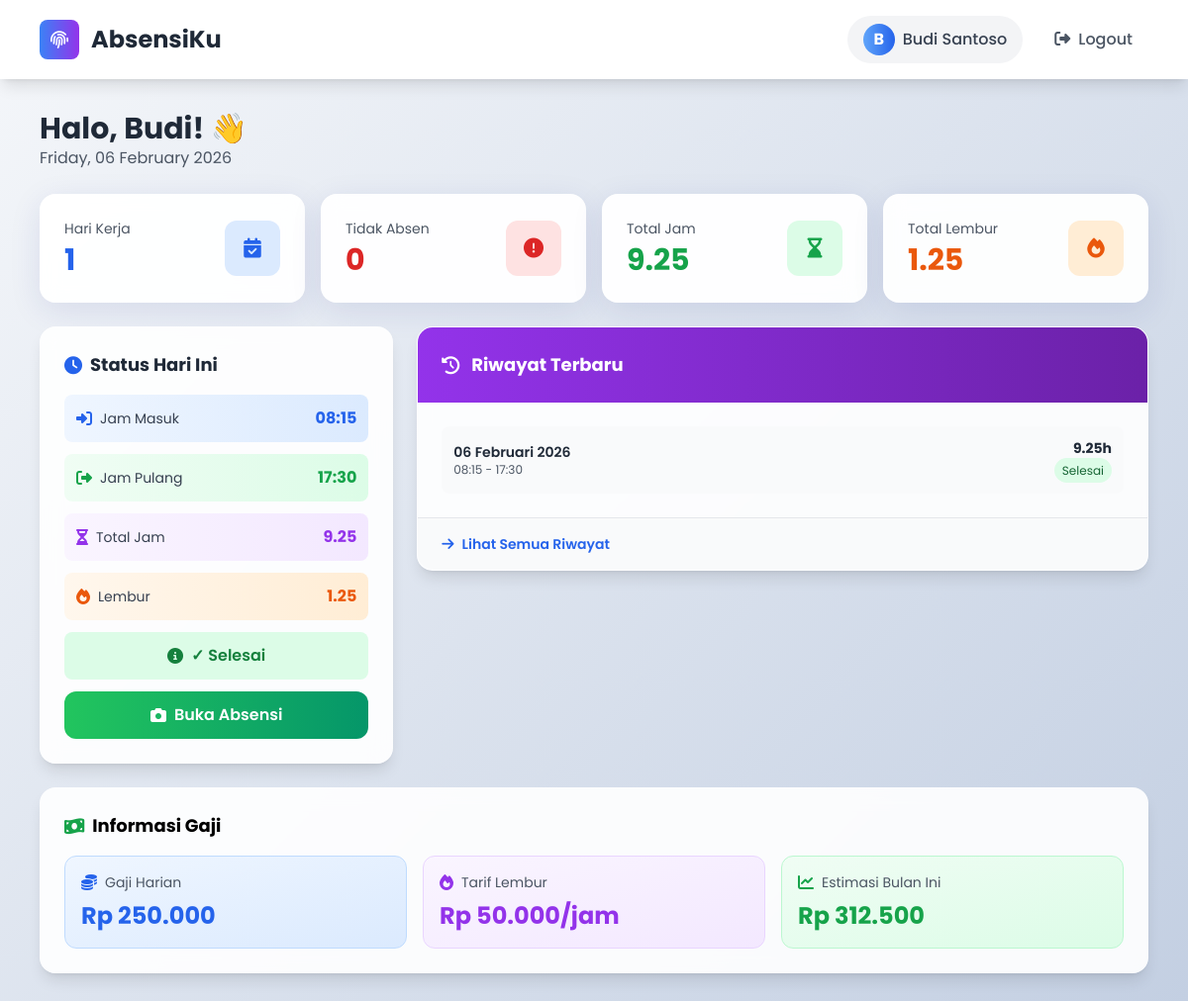
Screenshot of /karyawan/dashboard.php (signed in) with the database file from the repository.
### tables this page shows
CREATE TABLE absensi (
  id INT PRIMARY KEY AUTO_INCREMENT,
  user_id INT NOT NULL,
  tanggal DATE NOT NULL,
  jam_masuk TIME,
  jam_pulang TIME,
  total_jam DECIMAL(5, 2),
  jam_lembur DECIMAL(5, 2) DEFAULT 0,
  selfie_masuk VARCHAR(255),
  selfie_pulang VARCHAR(255),
  lat_masuk DECIMAL(10, 8),
  lng_masuk DECIMAL(11, 8),
  lat_pulang DECIMAL(10, 8),
  lng_pulang DECIMAL(11, 8),
  status ENUM('belum_absen', 'absen_masuk', 'absen_pulang', 'selesai') DEFAULT 'belum_absen',
  created_at TIMESTAMP DEFAULT CURRENT_TIMESTAMP,
  updated_at TIMESTAMP DEFAULT CURRENT_TIMESTAMP ON UPDATE CURRENT_TIMESTAMP,
  FOREIGN KEY (user_id) REFERENCES users(id) ON DELETE CASCADE,
  UNIQUE KEY unique_user_tanggal (user_id, tanggal),
  INDEX idx_tanggal (tanggal),
  INDEX idx_user_id (user_id)
);

### karyawan/dashboard.php (the view, shortened to what the rows shown need)
<?php
require_once __DIR__ . '/../config/database.php';
require_once __DIR__ . '/../config/auth.php';
require_once __DIR__ . '/../config/helper.php';
$user = getCurrentUser();
$user_id = $user['id'];
$today = date('Y-m-d');
$query = "SELECT * FROM absensi WHERE user_id = ? AND tanggal = ?";
$today_attendance = getRow($conn, $query, [$user_id, $today], 'is');
$query = "SELECT * FROM absensi WHERE user_id = ? ORDER BY tanggal DESC LIMIT 10";
$recent_records = getRows($conn, $query, [$user_id], 'i');
?>
<!DOCTYPE html>
<html lang="id">
<head>
    <script src="https://cdn.tailwindcss.com"></script>
    <link rel="stylesheet" href="https://cdnjs.cloudflare.com/ajax/libs/font-awesome/6.4.0/css/all.min.css">
</head>
<body class="bg-gray-50 min-h-screen pb-20 md:pb-0">
    <nav class="bg-white shadow-lg hidden md:block">
        <div class="max-w-6xl mx-auto px-4 py-4 flex justify-between items-center">
            <div class="flex items-center gap-3">
                <h1 class="text-2xl font-bold text-gray-800">AbsensiKu</h1>
            </div>
        </div>
    </nav>
    <div class="max-w-md md:max-w-6xl mx-auto px-4 pt-4 md:pt-8 pb-24 md:pb-8">
        <div class="mb-6">
            <div class="flex items-center justify-between">
                <div>
                    <h1 class="text-2xl md:text-3xl font-bold text-gray-800">Halo, <?php echo explode(' ', $user['nama'])[0]; ?>! 👋</h1>
                </div>
            </div>
        </div>
        <div class="grid grid-cols-1 lg:grid-cols-3 gap-6 mb-6">
            <div class="glass-card rounded-2xl p-6 shadow-lg border border-transparent">
                <div class="space-y-3">
                        <?php if ($today_attendance): ?>
                            <div class="flex items-center justify-between p-3 bg-gradient-to-r from-blue-50 to-blue-100 rounded-lg">
                                <div class="flex items-center gap-2">
                                    <i class="fas fa-sign-in-alt text-blue-600"></i>
                                    <span class="text-gray-700 text-sm">Jam Masuk</span>
                                </div>
                                <span class="font-bold text-blue-600"><?php echo $today_attendance['jam_masuk'] ? date('H:i', strtotime($today_attendance['jam_masuk'])) : '--:--'; ?></span>
                            </div>
                            <div class="flex items-center justify-between p-3 bg-gradient-to-r from-green-50 to-green-100 rounded-lg">
                                <div class="flex items-center gap-2">
                                    <i class="fas fa-sign-out-alt text-green-600"></i>
                                    <span class="text-gray-700 text-sm">Jam Pulang</span>
                                </div>
                                <span class="font-bold text-green-600"><?php echo $today_attendance['jam_pulang'] ? date('H:i', strtotime($today_attendance['jam_pulang'])) : '--:--'; ?></span>
                            </div>
                            <div class="flex items-center justify-between p-3 bg-gradient-to-r from-purple-50 to-purple-100 rounded-lg">
                                <div class="flex items-center gap-2">
                                    <i class="fas fa-hourglass-half text-purple-600"></i>
                                    <span class="text-gray-700 text-sm">Total Jam</span>
                                </div>
                                <span class="font-bold text-purple-600"><?php echo $today_attendance['total_jam'] ?? '-'; ?></span>
                            </div>
                            <div class="flex items-center justify-between p-3 bg-gradient-to-r from-orange-50 to-orange-100 rounded-lg">
                                <div class="flex items-center gap-2">
                                    <i class="fas fa-fire text-orange-600"></i>
                                    <span class="text-gray-700 text-sm">Lembur</span>
                                </div>
                                <span class="font-bold text-orange-600"><?php echo $today_attendance['jam_lembur'] ?? 0; ?></span>
                            </div>
                            <div class="p-3 rounded-lg mt-4 <?php echo match($today_attendance['status']) {
                                'belum_absen' => 'bg-red-100 text-red-700',
                                'absen_masuk' => 'bg-yellow-100 text-yellow-700',
                                'absen_pulang' => 'bg-blue-100 text-blue-700',
                                'selesai' => 'bg-green-100 text-green-700',
                                default => 'bg-gray-100 text-gray-700'
                            }; ?>">
                                <div class="flex items-center justify-center gap-2">
                                    <i class="fas fa-info-circle"></i>
                                    <p class="font-semibold text-center">
                                        <?php echo match($today_attendance['status']) {
                                            'belum_absen' => '⚠️ Belum Absen',
                                            'absen_masuk' => '✓ Sudah Masuk',
                                            'absen_pulang' => '✓ Sudah Pulang',
                                            'selesai' => '✓ Selesai',
                                            default => 'Status Tidak Jelas'
                                        }; ?>
                                    </p>
                                </div>
                            </div>
                            <a href="/karyawan/absensi.php" class="block w-full mt-4 bg-gradient-to-r from-green-500 to-emerald-600 hover:from-green-600 hover:to-emerald-700 text-white py-3 px-4 rounded-xl font-semibold text-center transition flex items-center justify-center gap-2">
                                <i class="fas fa-camera"></i> Buka Absensi
                            </a>
                        <?php endif; ?>
                    </div>
            </div>
            <div class="lg:col-span-2">
                <div class="glass-card rounded-2xl shadow-lg border border-transparent overflow-hidden">
                    <div class="bg-gradient-to-r from-purple-600 to-purple-800 text-white p-6 flex items-center gap-3">
                        <h2 class="text-lg font-bold">Riwayat Terbaru</h2>
                    </div>
                    <div class="p-6">
                        <?php if (!empty($recent_records)): ?>
                            <div class="space-y-2">
                                <?php foreach ($recent_records as $index => $record): ?>
                                    <div class="flex items-center justify-between p-3 bg-gray-50 rounded-lg hover:bg-gray-100 transition">
                                        <div class="flex-1">
                                            <p class="text-sm font-semibold text-gray-800"><?php echo formatDateIndonesian($record['tanggal']); ?></p>
                                            <p class="text-xs text-gray-600">
                                                <?php echo $record['jam_masuk'] ? date('H:i', strtotime($record['jam_masuk'])) . ' - ' . ($record['jam_pulang'] ? date('H:i', strtotime($record['jam_pulang'])) : 'Belum pulang') : 'Belum masuk'; ?>
                                            </p>
                                        </div>
                                        <div class="text-right">
                                            <p class="text-sm font-bold text-gray-800"><?php echo $record['total_jam'] ?? '-'; ?>h</p>
                                            <span class="text-xs px-2 py-1 rounded-full <?php echo match($record['status']) {
                                                'belum_absen' => 'bg-red-100 text-red-800',
                                                'absen_masuk' => 'bg-yellow-100 text-yellow-800',
                                                'absen_pulang' => 'bg-blue-100 text-blue-800',
                                                'selesai' => 'bg-green-100 text-green-800',
                                                default => 'bg-gray-100 text-gray-800'
                                            }; ?>">
                                                <?php echo match($record['status']) {
                                                    'belum_absen' => 'Belum Absen',
                                                    'absen_masuk' => 'Masuk',
                                                    'absen_pulang' => 'Pulang',
                                                    'selesai' => 'Selesai',
                                                    default => 'N/A'
                                                }; ?>
                                            </span>
                                        </div>
                                    </div>
                                <?php endforeach; ?>
                            </div>
                        <?php endif; ?>
                    </div>
                </div>
            </div>
        </div>
    </div>

### rows the page displays
absensi: jam_masuk "08:15", jam_pulang "17:30", total_jam "9.25", jam_lembur "1.25", status "✓ Selesai", tanggal "06 Februari 2026", status "Selesai"

### other values shown
substr($user['nama'], 0, 1) "B"
$user['nama'] "Budi Santoso"
explode(' ', $user['nama'])[0] "Budi"
$stats['hari_kerja'] "1"
$stats['hari_tidak_absen'] "0"
$stats['total_jam_bulan'] "9.25"
$stats['total_lembur_bulan'] "1.25"
formatCurrency($gaji_harian) "Rp 250.000"
formatCurrency($tarif_lembur) "Rp 50.000"
formatCurrency($total_salary) "Rp 312.500"
